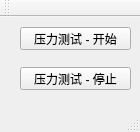
<?xml version="1.0" encoding="UTF-8"?>
<ui version="4.0">
 <class>MainWindow</class>
 <widget class="QMainWindow" name="MainWindow">
  <property name="geometry">
   <rect>
    <x>0</x>
    <y>0</y>
    <width>140</width>
    <height>132</height>
   </rect>
  </property>
  <property name="windowTitle">
   <string>MainWindow</string>
  </property>
  <widget class="QWidget" name="centralWidget">
   <widget class="QPushButton" name="pressureTestStartButton">
    <property name="geometry">
     <rect>
      <x>20</x>
      <y>10</y>
      <width>111</width>
      <height>23</height>
     </rect>
    </property>
    <property name="text">
     <string>压力测试 - 开始</string>
    </property>
   </widget>
   <widget class="QPushButton" name="pressureTestStopButton">
    <property name="geometry">
     <rect>
      <x>20</x>
      <y>50</y>
      <width>111</width>
      <height>23</height>
     </rect>
    </property>
    <property name="text">
     <string>压力测试 - 停止</string>
    </property>
   </widget>
  </widget>
  <widget class="QMenuBar" name="menuBar">
   <property name="geometry">
    <rect>
     <x>0</x>
     <y>0</y>
     <width>140</width>
     <height>23</height>
    </rect>
   </property>
  </widget>
  <widget class="QToolBar" name="mainToolBar">
   <attribute name="toolBarArea">
    <enum>TopToolBarArea</enum>
   </attribute>
   <attribute name="toolBarBreak">
    <bool>false</bool>
   </attribute>
  </widget>
  <widget class="QStatusBar" name="statusBar"/>
 </widget>
 <layoutdefault spacing="6" margin="11"/>
 <resources/>
 <connections/>
</ui>
